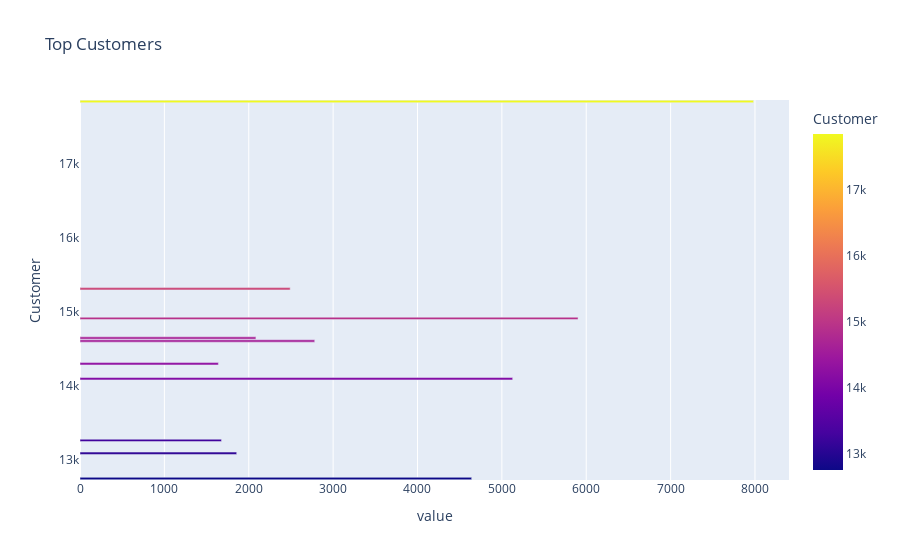

The code cell stored with this chart in its notebook:
### Code cell
# checking the top customers
top_custumers = pd.DataFrame(df['CustomerID'].astype(object).value_counts().head(10)).reset_index()
top_custumers.columns = ['Customer', 'value']

fig = px.bar(top_custumers, y = 'Customer', x = 'value', orientation='h', 
             color="Customer", color_discrete_sequence=px.colors.qualitative.Antique,
            title='Top Customers')
fig.show()

### Figure 1 — Plotly figure (JSON) as saved in the notebook; plotly's stock layout.template omitted (floating-point values rounded to 4 significant figures)
{"data": [{"alignmentgroup": "True", "hovertemplate": "value=%{x}<br>Customer=%{marker.color}<extra></extra>", "legendgroup": "", "marker": {"color": [17841, 14911, 14096, 12748, 14606, 15311, 14646, 13089, 13263, 14298], "coloraxis": "coloraxis"}, "name": "", "offsetgroup": "", "orientation": "h", "showlegend": false, "textposition": "auto", "type": "bar", "x": [7983, 5903, 5128, 4642, 2782, 2491, 2085, 1857, 1677, 1640], "xaxis": "x", "y": [17841, 14911, 14096, 12748, 14606, 15311, 14646, 13089, 13263, 14298], "yaxis": "y"}], "layout": {"barmode": "relative", "coloraxis": {"colorbar": {"title": {"text": "Customer"}}, "colorscale": [[0, "#0d0887"], [0.1111, "#46039f"], [0.2222, "#7201a8"], [0.3333, "#9c179e"], [0.4444, "#bd3786"], [0.5556, "#d8576b"], [0.6667, "#ed7953"], [0.7778, "#fb9f3a"], [0.8889, "#fdca26"], [1, "#f0f921"]]}, "legend": {"tracegroupgap": 0}, "title": {"text": "Top Customers"}, "xaxis": {"anchor": "y", "domain": [0, 1], "title": {"text": "value"}}, "yaxis": {"anchor": "x", "domain": [0, 1], "title": {"text": "Customer"}}}}
